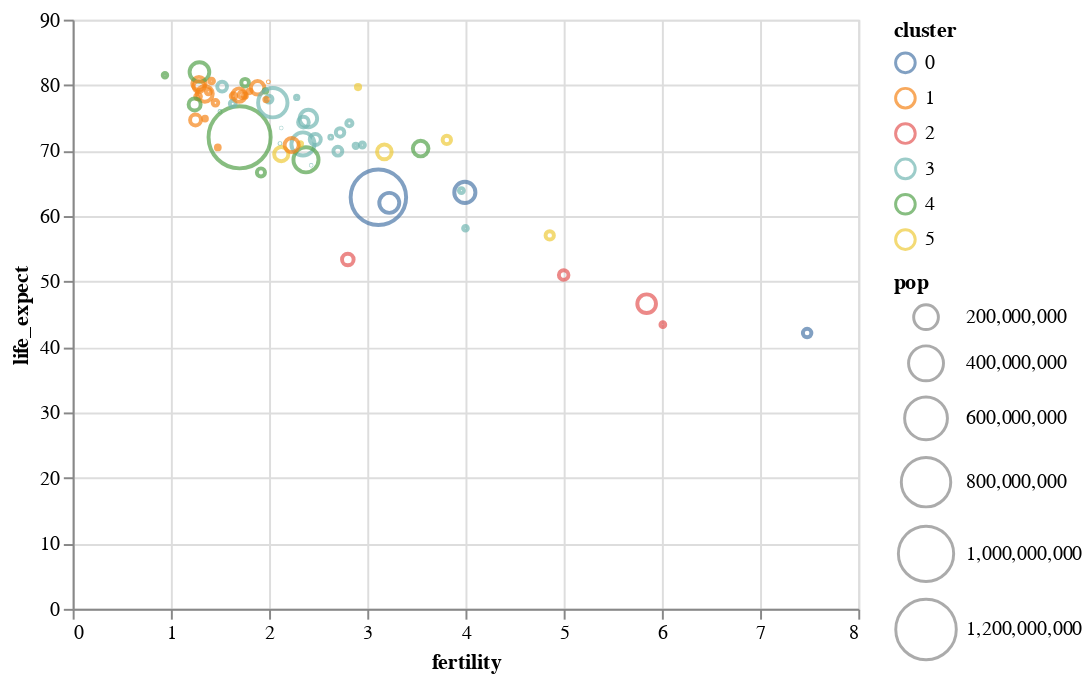

The notebook cell this image was saved under:
### Markdown cell above
- `color` 인코딩 채널은 마크 색상을 설정한다.  
  색상 인코딩의 스타일은 데이터 유형에 의존적이다.  
  - 명목형 데이터에 대한 색상은 다채로운 색상의 질적 색채도로 처리된다. 
  - 서수형 및 정량형 데이터에 대한 색상은 지각 가능도록 순서화된 색상 그래디언트(gradient)로 처리된다. 
- 여기서는 `color` 채널을 명목형(`N`) 데이터 유형의 `cluster` 필드로 지정하였다. 
  - 클러스터에 대한 범례가 추가되었다. 
  - 클러스터 필드의 의미를 짐작할 수 있는가?

### Code cell
alt.Chart(data2000).mark_point().encode(
    alt.X('fertility:Q'),
    alt.Y('life_expect:Q'),
    alt.Size('pop:Q', scale=alt.Scale(range=[0,1000])),
    alt.Color('cluster:N')
)

### Figure 1 — Vega-Lite specification as saved in the notebook (floating-point values rounded to 4 significant figures)
{"config": {"view": {"continuousWidth": 400, "continuousHeight": 300}}, "data": {"name": "data-fdeb0b749a6385830bd1445d39ad6ea0"}, "mark": "point", "encoding": {"color": {"type": "nominal", "field": "cluster"}, "size": {"type": "quantitative", "field": "pop", "scale": {"range": [0, 1000]}}, "x": {"type": "quantitative", "field": "fertility"}, "y": {"type": "quantitative", "field": "life_expect"}}, "$schema": "https://vega.github.io/schema/vega-lite/v4.8.1.json", "datasets": {"data-fdeb0b749a6385830bd1445d39ad6ea0": [{"year": 2000, "country": "Afghanistan", "cluster": 0, "pop": 23898198, "life_expect": 42.13, "fertility": 7.479}, {"year": 2000, "country": "Argentina", "cluster": 3, "pop": 37497728, "life_expect": 74.34, "fertility": 2.35}, {"year": 2000, "country": "Aruba", "cluster": 3, "pop": 69539, "life_expect": 73.45, "fertility": 2.124}, {"year": 2000, "country": "Australia", "cluster": 4, "pop": 19164620, "life_expect": 80.37, "fertility": 1.756}, {"year": 2000, "country": "Austria", "cluster": 1, "pop": 8113413, "life_expect": 78.98, "fertility": 1.382}, {"year": 2000, "country": "Bahamas", "cluster": 3, "pop": 290075, "life_expect": 71.07, "fertility": 2.111}, {"year": 2000, "country": "Bangladesh", "cluster": 0, "pop": 130406594, "life_expect": 62.01, "fertility": 3.224}, {"year": 2000, "country": "Barbados", "cluster": 3, "pop": 273483, "life_expect": 75.97, "fertility": 1.5}, {"year": 2000, "country": "Belgium", "cluster": 1, "pop": 10263618, "life_expect": 78.32, "fertility": 1.638}, {"year": 2000, "country": "Bolivia", "cluster": 3, "pop": 8152620, "life_expect": 63.88, "fertility": 3.958}, {"year": 2000, "country": "Brazil", "cluster": 3, "pop": 175552771, "life_expect": 71.01, "fertility": 2.345}, {"year": 2000, "country": "Canada", "cluster": 3, "pop": 31278097, "life_expect": 79.77, "fertility": 1.522}, {"year": 2000, "country": "Chile", "cluster": 3, "pop": 15153450, "life_expect": 77.86, "fertility": 2.0}, {"year": 2000, "country": "China", "cluster": 4, "pop": 1262645000, "life_expect": 72.03, "fertility": 1.7}, {"year": 2000, "country": "Colombia", "cluster": 3, "pop": 39685655, "life_expect": 71.68, "fertility": 2.47}, {"year": 2000, "country": "Costa Rica", "cluster": 3, "pop": 3710558, "life_expect": 78.12, "fertility": 2.281}, {"year": 2000, "country": "Croatia", "cluster": 1, "pop": 4410830, "life_expect": 74.88, "fertility": 1.348}, {"year": 2000, "country": "Cuba", "cluster": 3, "pop": 11134273, "life_expect": 77.16, "fertility": 1.63}, {"year": 2000, "country": "Dominican Republic", "cluster": 3, "pop": 8385828, "life_expect": 70.85, "fertility": 2.95}, {"year": 2000, "country": "Ecuador", "cluster": 3, "pop": 12505204, "life_expect": 74.17, "fertility": 2.817}, {"year": 2000, "country": "Egypt", "cluster": 5, "pop": 70492342, "life_expect": 69.81, "fertility": 3.174}, {"year": 2000, "country": "El Salvador", "cluster": 3, "pop": 6122515, "life_expect": 70.73, "fertility": 2.883}, {"year": 2000, "country": "Finland", "cluster": 1, "pop": 5168595, "life_expect": 78.37, "fertility": 1.754}, {"year": 2000, "country": "France", "cluster": 1, "pop": 59381628, "life_expect": 79.59, "fertility": 1.883}, {"year": 2000, "country": "Georgia", "cluster": 1, "pop": 4777209, "life_expect": 70.48, "fertility": 1.478}, {"year": 2000, "country": "Germany", "cluster": 1, "pop": 82187909, "life_expect": 78.67, "fertility": 1.346}, {"year": 2000, "country": "Greece", "cluster": 1, "pop": 10559110, "life_expect": 78.26, "fertility": 1.277}, {"year": 2000, "country": "Grenada", "cluster": 3, "pop": 89312, "life_expect": 67.75, "fertility": 2.429}, {"year": 2000, "country": "Haiti", "cluster": 3, "pop": 7306302, "life_expect": 58.14, "fertility": 4.0}, {"year": 2000, "country": "Hong Kong", "cluster": 4, "pop": 6658720, "life_expect": 81.5, "fertility": 0.94}, {"year": 2000, "country": "Iceland", "cluster": 1, "pop": 281043, "life_expect": 80.5, "fertility": 1.993}, {"year": 2000, "country": "India", "cluster": 0, "pop": 1007702000, "life_expect": 62.88, "fertility": 3.113}, {"year": 2000, "country": "Indonesia", "cluster": 4, "pop": 206265000, "life_expect": 68.59, "fertility": 2.376}, {"year": 2000, "country": "Iran", "cluster": 5, "pop": 65660289, "life_expect": 69.45, "fertility": 2.124}, {"year": 2000, "country": "Iraq", "cluster": 5, "pop": 22675617, "life_expect": 57.05, "fertility": 4.858}, {"year": 2000, "country": "Ireland", "cluster": 1, "pop": 3791690, "life_expect": 77.78, "fertility": 1.969}, {"year": 2000, "country": "Israel", "cluster": 5, "pop": 5842454, "life_expect": 79.7, "fertility": 2.906}, {"year": 2000, "country": "Italy", "cluster": 1, "pop": 57719337, "life_expect": 80.24, "fertility": 1.286}, {"year": 2000, "country": "Jamaica", "cluster": 3, "pop": 2615467, "life_expect": 72.05, "fertility": 2.628}, {"year": 2000, "country": "Japan", "cluster": 4, "pop": 126699784, "life_expect": 82.0, "fertility": 1.291}, {"year": 2000, "country": "Kenya", "cluster": 2, "pop": 29985839, "life_expect": 50.99, "fertility": 5.0}, {"year": 2000, "country": "South Korea", "cluster": 4, "pop": 21647682, "life_expect": 66.66, "fertility": 1.917}, {"year": 2000, "country": "North Korea", "cluster": 4, "pop": 47351083, "life_expect": 77.05, "fertility": 1.242}, {"year": 2000, "country": "Lebanon", "cluster": 5, "pop": 3578036, "life_expect": 71.03, "fertility": 2.319}, {"year": 2000, "country": "Mexico", "cluster": 3, "pop": 99926620, "life_expect": 74.9, "fertility": 2.401}, {"year": 2000, "country": "Netherlands", "cluster": 1, "pop": 15907853, "life_expect": 78.53, "fertility": 1.726}, {"year": 2000, "country": "New Zealand", "cluster": 4, "pop": 3819762, "life_expect": 79.11, "fertility": 1.964}, {"year": 2000, "country": "Nigeria", "cluster": 2, "pop": 114306700, "life_expect": 46.61, "fertility": 5.845}, {"year": 2000, "country": "Norway", "cluster": 1, "pop": 4492400, "life_expect": 79.05, "fertility": 1.801}, {"year": 2000, "country": "Pakistan", "cluster": 0, "pop": 146342958, "life_expect": 63.61, "fertility": 3.994}, {"year": 2000, "country": "Peru", "cluster": 3, "pop": 25979722, "life_expect": 69.91, "fertility": 2.7}, {"year": 2000, "country": "Philippines", "cluster": 4, "pop": 79739825, "life_expect": 70.3, "fertility": 3.544}, {"year": 2000, "country": "Poland", "cluster": 1, "pop": 38654164, "life_expect": 74.67, "fertility": 1.251}, {"year": 2000, "country": "Portugal", "cluster": 1, "pop": 10335597, "life_expect": 77.29, "fertility": 1.454}, {"year": 2000, "country": "Rwanda", "cluster": 2, "pop": 7507056, "life_expect": 43.41, "fertility": 6.01}, {"year": 2000, "country": "Saudi Arabia", "cluster": 5, "pop": 23153090, "life_expect": 71.63, "fertility": 3.81}, {"year": 2000, "country": "South Africa", "cluster": 2, "pop": 44066197, "life_expect": 53.37, "fertility": 2.802}, {"year": 2000, "country": "Spain", "cluster": 1, "pop": 40016081, "life_expect": 79.78, "fertility": 1.287}, {"year": 2000, "country": "Switzerland", "cluster": 1, "pop": 7266920, "life_expect": 80.62, "fertility": 1.415}, {"year": 2000, "country": "Turkey", "cluster": 1, "pop": 65666677, "life_expect": 70.84, "fertility": 2.23}, {"year": 2000, "country": "United Kingdom", "cluster": 1, "pop": 59522468, "life_expect": 78.47, "fertility": 1.695}, {"year": 2000, "country": "United States", "cluster": 3, "pop": 282338631, "life_expect": 77.31, "fertility": 2.038}, {"year": 2000, "country": "Venezuela", "cluster": 3, "pop": 23542649, "life_expect": 72.77, "fertility": 2.723}]}}
